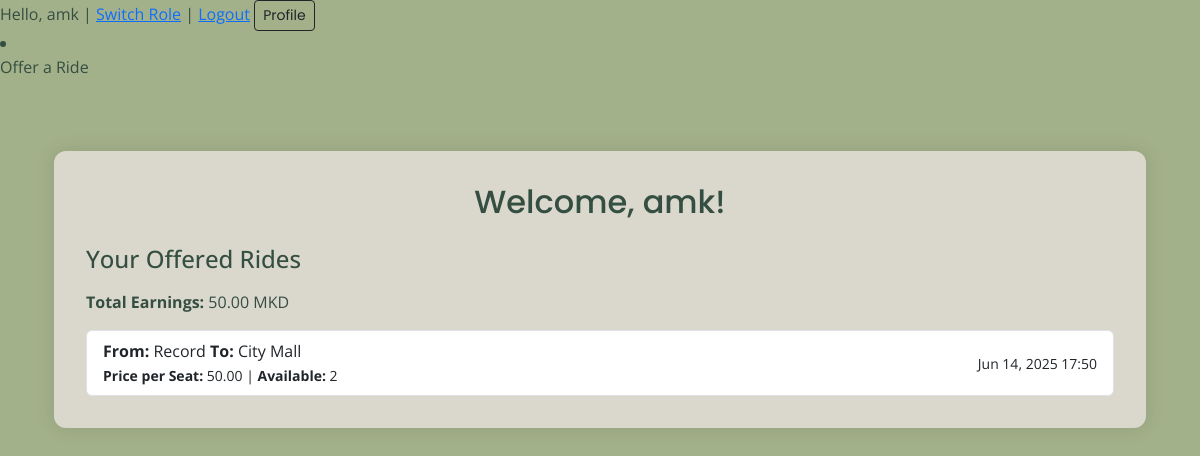
The page /accounts/profile/ (signed in) on the database as committed earlier.
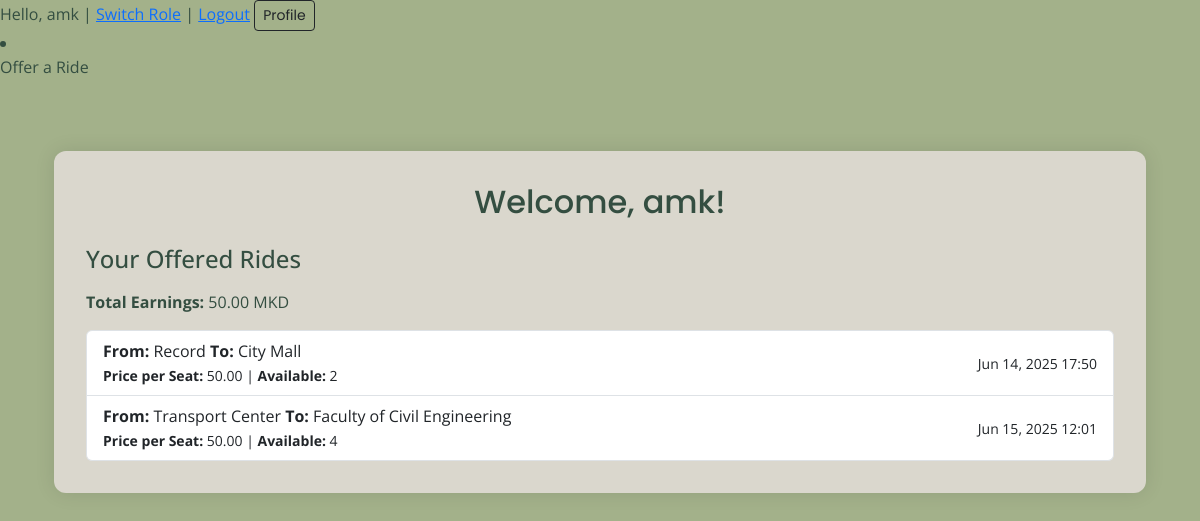
The same page on the database as committed later.
### rides/models.py (models this page shows, shortened)
class Ride(models.Model):
    driver = models.ForeignKey(settings.AUTH_USER_MODEL, on_delete=models.CASCADE, related_name='driven_rides')
    start_location = models.CharField(max_length=100)
    end_location = models.CharField(max_length=100)
    stops = models.ManyToManyField('Stop')
    seat_price = models.DecimalField(max_digits=6, decimal_places=2)
    available_seats = models.PositiveIntegerField()
    departure_time = models.DateTimeField()
    created_at = models.DateTimeField(auto_now_add=True)

### accounts/views.py (the view)
# urls.py: path('profile/', views.profile_view, name='profile'),
@login_required
def profile_view(request):
    profile, created = Profile.objects.get_or_create(user=request.user)
    if profile.role == 'driver':
        rides = Ride.objects.filter(driver=request.user)
        total_earnings = sum([
            ride.seat_price * Booking.objects.filter(ride=ride).count()
            for ride in rides
        ])
        context = {
            'user_type': 'driver',
            'rides': rides,
            'total_earnings': total_earnings,
        }
    else:
        bookings = Booking.objects.filter(passenger=request.user).select_related('ride')
        context = {
            'user_type': 'passenger',
            'bookings': bookings,
        }
    return render(request, 'profile.html', context)

### accounts/templates/profile.html
{% extends 'base.html' %}
{% block content %}
<div class="container py-5">
    <div class="form-container">
        <h2 class="text-center mb-4">Welcome, {{ request.user.username }}!</h2>
        {% if user_type == 'passenger' %}
            <h4 class="mb-3">Your Booked Rides</h4>
            {% if bookings %}
                <ul class="list-group">
                    {% for booking in bookings %}
                        <li class="list-group-item d-flex justify-content-between align-items-center">
                            <div>
                                <strong>From:</strong> {{ booking.ride.start_location }}
                                <strong>To:</strong> {{ booking.ride.end_location }}<br>
                                <small><strong>Driver:</strong> {{ booking.ride.driver.username }} | <strong>Stop:</strong> {{ booking.stop }}</small>
                            </div>
                            <div>
                                <span class="badge bg-success rounded-pill">{{ booking.ride.seat_price }} MKD</span><br>
                                <small>{{ booking.created_at|date:"M d, Y H:i" }}</small>
                            </div>
                        </li>
                    {% endfor %}
                </ul>
            {% else %}
                <p>No bookings yet.</p>
            {% endif %}
        {% elif user_type == 'driver' %}
            <h4 class="mb-3">Your Offered Rides</h4>
            <p><strong>Total Earnings:</strong> {{ total_earnings }} MKD</p>
            {% if rides %}
                <ul class="list-group">
                    {% for ride in rides %}
                        <li class="list-group-item d-flex justify-content-between align-items-center">
                            <div>
                                <strong>From:</strong> {{ ride.start_location }}
                                <strong>To:</strong> {{ ride.end_location }}<br>
                                <small><strong>Price per Seat:</strong> {{ ride.seat_price }} | <strong>Available:</strong> {{ ride.available_seats }}</small>
                            </div>
                            <div>
                                <small>{{ ride.departure_time|date:"M d, Y H:i" }}</small>
                            </div>
                        </li>
                    {% endfor %}
                </ul>
            {% else %}
                <p>No rides offered yet.</p>
            {% endif %}
        {% endif %}
    </div>
</div>
{% endblock %}

Rows that differ between the two databases and show on the page:
added Ride: start_location "Transport Center", end_location "Faculty of Civil Engineering", seat_price "50.00", available_seats "4", departure_time "Jun 15, 2025 12:01"
